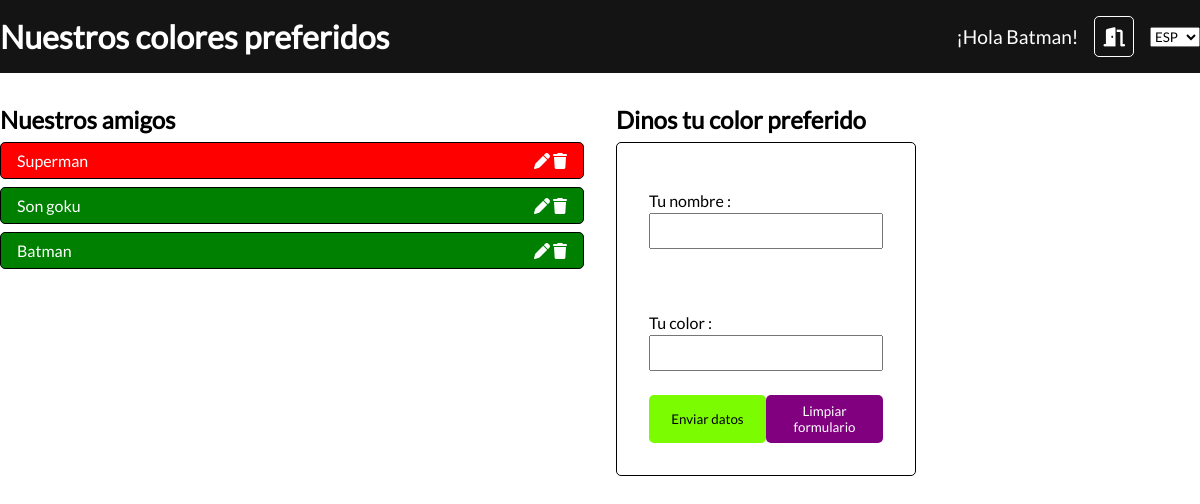
The app's page /09_SESION/colores/index.php (signed in) with its own data.
### tables this page shows
CREATE TABLE `colores` (
  `id_color` int NOT NULL AUTO_INCREMENT,
  `usuario` varchar(50) NOT NULL,
  `color` varchar(55) NOT NULL,
  `id_usuario` int NOT NULL DEFAULT '1',
  PRIMARY KEY (`id_color`)
);

### 09_SESION/colores/index.php (the view, shortened to what this page needs)
<?php
require_once '../pdo_bind_connection.php';
$select = "SELECT * FROM colores where id_usuario = :id_usuario;";
$preparacion = $pdo->prepare($select);
$preparacion->bindParam(':id_usuario', $_SESSION['id_usuario'], PDO::PARAM_INT);
$preparacion->execute();
$array_filas = $preparacion->fetchAll();
?>
<!DOCTYPE html>
<html lang="es">
<head>
    <?php include_once '../modulos/etiquetas_meta.php'; ?>
    <link rel="stylesheet" href="../css/styles.css">
</head>
<body>
 <?php include_once '../modulos/header.php'; ?>
    <main class="main-colores">
        <section >
            <h2>Nuestros amigos</h2>
            <?php foreach ($array_filas as $fila) : ?>
                <?php
                $color = "white";
                ?>
                <div class="items" style="background-color: <?= $fila['color'] ?>; color: <?= $color ?>;">
                    <p>
                        <?= htmlspecialchars($fila['usuario'], ENT_QUOTES, 'UTF-8')   ?>
                    </p>
                    <span>
                        <a href="index.php?formulario=update&id=<?= $fila['id_color']?>&user=<?= str_replace(" ", "%20", $fila['usuario']) ?>&color=<?=$fila['color'] ?>">
                            <i class="fa-solid fa-pen"></i>
                        </a>
                        <a href="delete.php?id=<?= $fila['id_color'] ?>">
                            <i class="fa-solid fa-trash"></i>
                        </a>
                    </span>
                </div>
            <?php endforeach ?>
        </section>
        <section>
        <?php
            $formulario = $_GET['formulario'] ?? "insert";
            switch ($formulario) {
                case "insert":
                    include_once "../modulos/form_insert_colores.php";
                    break;
            }
        ?>
        </section>
    </main>
</body>
</html>

### 09_SESION/css/styles.css (style rules this page uses)
* { margin: 0; padding: 0; box-sizing: border-box; font-family: Lato, Arial, Helvetica, sans-serif; }
:root { --desktop-width: 1200px; }

### records on screen
colores: usuario "Superman"
colores: usuario "Son goku"
colores: usuario "Batman"

### other values on screen
$_COOKIE['usuario'] "Batman"
